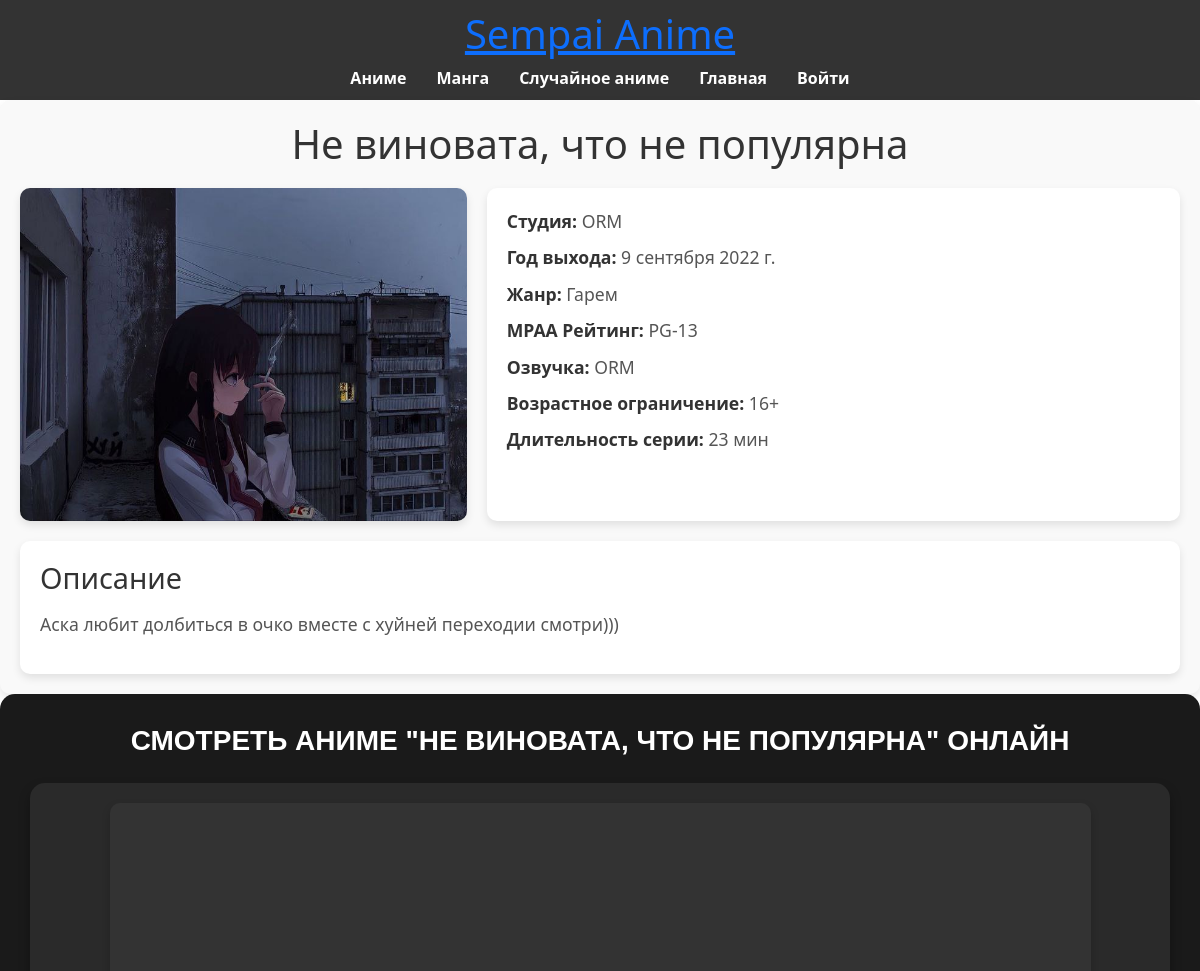
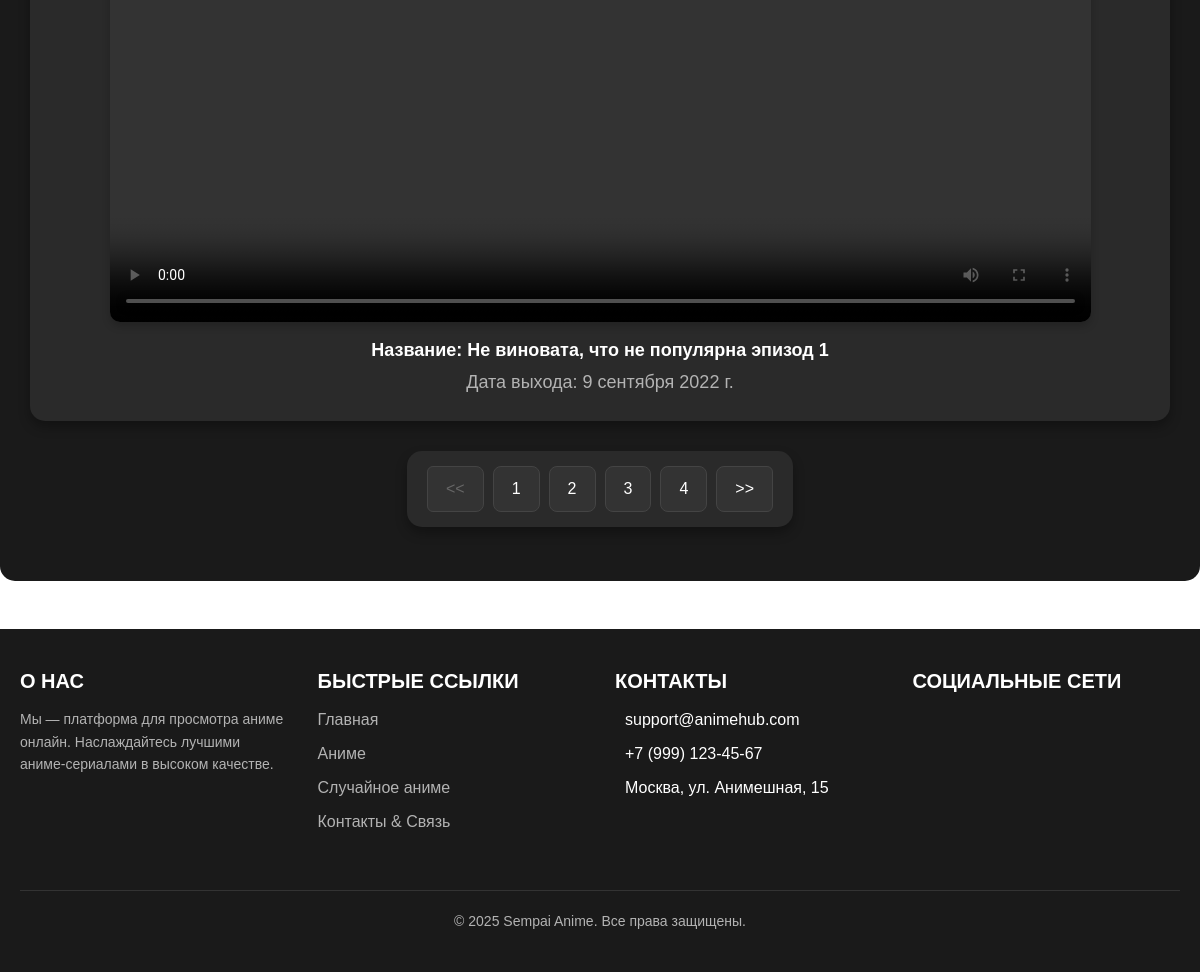
The page /show_anime/ne-vinovata-chto-ne-populyarna/ on the database as committed earlier (2 pictures, top to bottom).
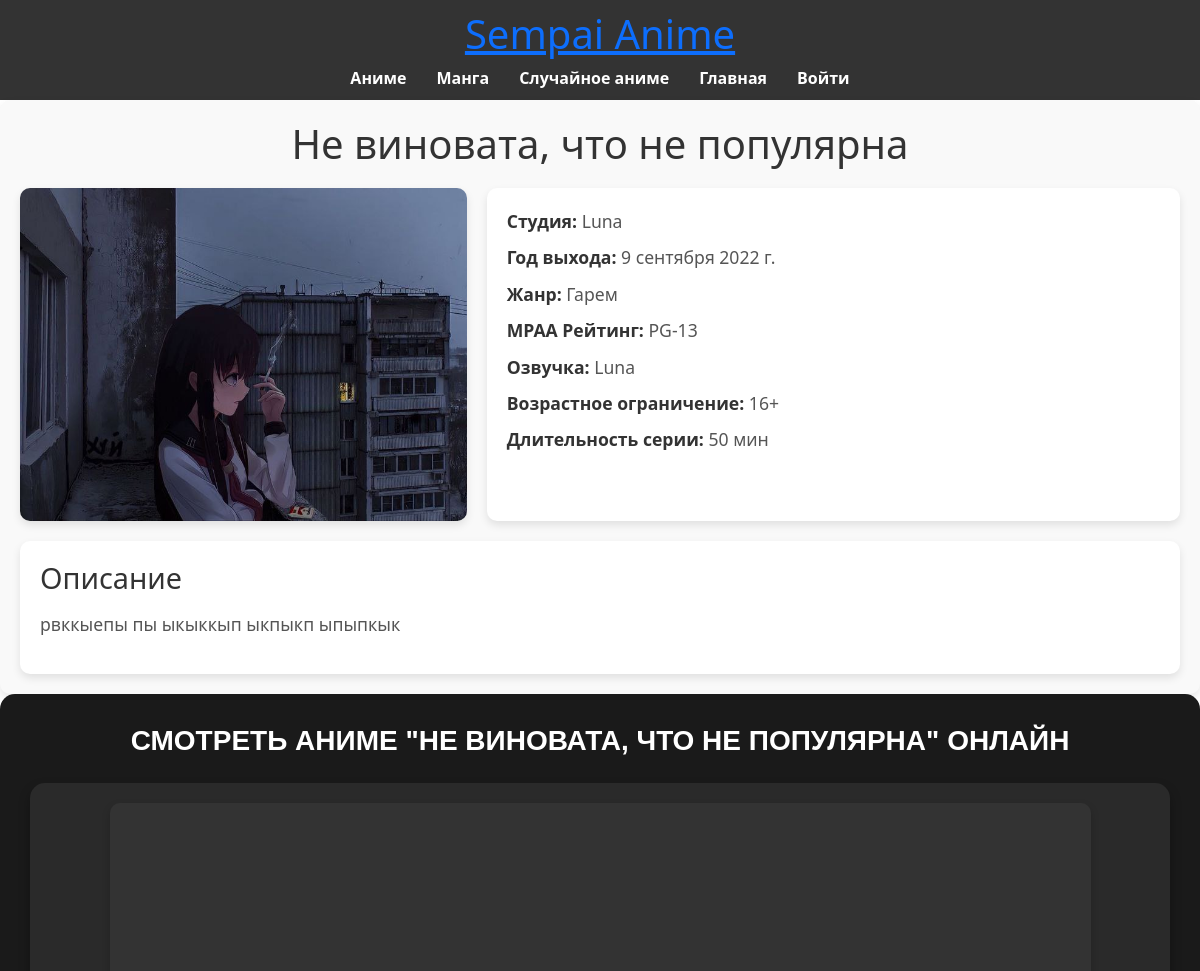
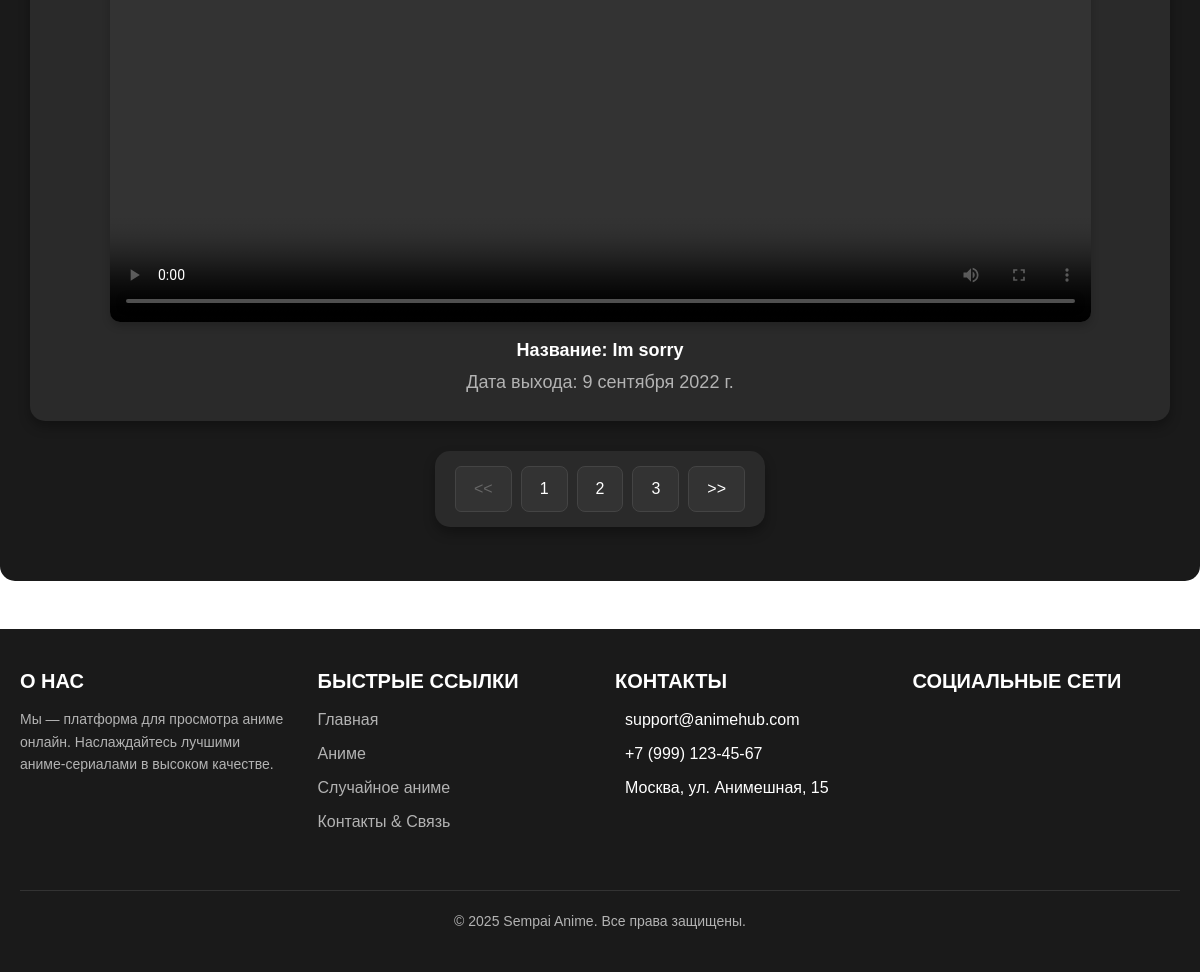
The same page on the database as committed later (2 pictures, top to bottom).
### animes/models.py (models this page shows, shortened)
class Anime(models.Model):
    name = models.CharField(max_length=100, unique=True, verbose_name='Название аниме')
    slug = models.SlugField(max_length=200, unique=True, blank=True, null=True, verbose_name='URL')
    genre = models.ForeignKey(to=Genres, on_delete=models.CASCADE, verbose_name='Жанр')
    release_date = models.DateField(verbose_name='Дата выпуска', blank=True, null=True)
    study = models.ForeignKey(to=Study, on_delete=models.CASCADE, verbose_name='Студия')
    image = models.ImageField(upload_to='anime_images/', verbose_name='Изображение')
    description = models.TextField(verbose_name='Описание', blank=True, null=True)
    mpaa = models.CharField(max_length=100, blank=True, null=True, verbose_name='MPAA')
    age_limit = models.CharField(max_length=100, blank=True, verbose_name='Возрастное ограничение', null=True)
    lang = models.CharField(max_length=100, blank=True, verbose_name='Длительность серии', null=True)

class Study(models.Model):
    name = models.CharField(max_length=100, unique=True, verbose_name='Студия Создатель')
    slug = models.SlugField(max_length=200, unique=True, blank=True, null=True, verbose_name='URL')
    def __str__(self):
        return self.name

class AnimeTitle(models.Model):
    name = models.CharField(max_length=150, unique=True, verbose_name='Тайтл')
    slug = models.SlugField(max_length=200, unique=True, blank=True, null=True, verbose_name='URL')
    genre = models.ForeignKey(to=Genres, on_delete=models.CASCADE, verbose_name='Жанр')
    release_date = models.DateField(verbose_name='Дата выпуска', blank=True, null=True)
    image = models.ImageField(upload_to='anime_images/', verbose_name='Изображение')
    mpaa = models.CharField(max_length=100, blank=True, null=True, verbose_name='MPAA')
    description = models.TextField(verbose_name='Описание', blank=True, null=True)
    voice = models.ForeignKey(to=Voice, on_delete=models.CASCADE, verbose_name='Озвучка')
    study = models.ForeignKey(to=Study, on_delete=models.CASCADE, verbose_name='Студия')
    age_limit = models.CharField(max_length=100, blank=True, verbose_name='Возрастное ограничение', null=True)
    status = models.CharField(max_length=100, blank=True, verbose_name='Статус', null=True)
    lang = models.CharField(max_length=100, blank=True, verbose_name='Длительность серии', null=True)
    year = models.DateField()
    anime = models.ForeignKey(to=Anime, on_delete=models.CASCADE, verbose_name='Аниме (отношение)', related_name='episodes')
    episode_numer = models.IntegerField()
    vidio_file = models.FileField(
        upload_to='videos/',
        validators=[
            FileExtensionValidator(['mp4', 'avi', 'wmv', 'flv', 'webm'])
        ]
    )
    uploaded_at = models.DateField(auto_now_add=True)
    class Meta:
        ordering = ("id",)

class Genres(models.Model):
    name = models.CharField(max_length=100, unique=True, verbose_name='Жанр аниме')
    slug = models.SlugField(max_length=200, unique=True, blank=True, null=True, verbose_name='URL')
    def __str__(self):
        return self.name

### animes/views.py (the view)
# urls.py: path('<slug:anime_slug>/', single_anime_detail, name='anime_show'),
def single_anime_detail(request, anime_slug, page=1):
    anime = get_object_or_404(Anime, slug=anime_slug)
    episodes = anime.episodes.all()
    paginator = Paginator(episodes, 1) # 10 серий на страницу
    current_page = paginator.page(page)
    context = {
        'titile': 'Sempai Anime',
        'anime': anime,
        'episodes': current_page,
        'slug_url': anime_slug
    }
    return render(request, 'animes/single_anime_title.html', context)

### animes/context_processors.py (called while the page is built)
def random_anime(request):
    return {
        'random_anime': Anime.objects.order_by('?').first()
    }

### animes/templates/animes/single_anime_title.html (shortened to what this page needs)
{% extends 'app/base.html' %}
{% load static %}
{% block content %}
    <section class="anime-detail">
        <div class="anime-detail__container">
            <h1 class="anime-detail__title">{{ anime.name }}</h1>
            <div class="anime-detail__content">
                <div class="anime-detail__poster">
                    <img src="{{ anime.image.url }}" alt="{{ anime.name }}" class="anime-detail__image">
                </div>
                <div class="anime-detail__info">
                    <p class="anime-detail__info-item"><strong>Студия:</strong> {{ anime.study }}</p>
                    <p class="anime-detail__info-item"><strong>Год выхода:</strong> {{ anime.release_date }}</p>
                    <p class="anime-detail__info-item"><strong>Жанр:</strong> {{ anime.genre }}</p>
                    <p class="anime-detail__info-item"><strong>MPAA Рейтинг:</strong> {{ anime.mpaa }}</p>
                    <p class="anime-detail__info-item"><strong>Озвучка:</strong> {{ anime.study }}</p>
                    <p class="anime-detail__info-item"><strong>Возрастное ограничение:</strong> {{ anime.age_limit }}</p>
                    <p class="anime-detail__info-item"><strong>Длительность серии:</strong> {{ anime.lang }}</p>
                </div>
            </div>
            <div class="anime-detail__description">
                <h2 class="anime-detail__description-title">Описание</h2>
                <p class="anime-detail__description-text">{{ anime.description }}</p>
            </div>
        </div>
    </section>
    <section>
        <div class="show_video_dark">
    <h1>Смотреть аниме "{{ anime.name }}" онлайн</h1>
    {% for ep in episodes %}
        <div class="video-container">
            <video width="981" height="551" controls>
                <source src="{{ ep.vidio_file.url }}" type="video/mp4">
            </video>
            <div class="episode-info">
                <p class="episode-name">Название: {{ ep.name }}</p>
                <p class="episode-date">Дата выхода: {{ ep.release_date }}</p>
            </div>
        </div>
    {% endfor %}
    <nav aria-label="Page navigation example">
        <ul class="pagination justify-content-center my-4">
            <div class="custom-shadow d-flex">
                <li class="page-item {% if not episodes.has_previous %}disabled{% endif %}">
                    <a class="page-link" href="
                        {% if episodes.has_previous %}
                            {% url 'animes:anime_episode' slug_url episodes.previous_page_number %}
                        {% else %}
                            #
                        {% endif %}"><<</a>
                </li>
                {% for page in episodes.paginator.page_range %}
                    <li class="page-item"><a class="page-link" href="{% url 'animes:anime_episode' slug_url page %}">{{ page }}</a></li>
                {% endfor %}
                <li class="page-item {% if not episodes.has_next %}disabled{% endif %}">
                    <a class="page-link" href="
                        {% if episodes.has_next %}
                            {% url 'animes:anime_episode' slug_url episodes.next_page_number %}
                        {% else %}
                            #
                        {% endif %}">>></a>
                </li>
            </div>
        </ul>
    </nav>
</div>
    </section>
{% endblock %}

Rows that differ between the two databases and show on the page:
changed Anime "Не виновата, что не популярна": study "ORM" → "Luna"; lang "23 мин" → "50 мин"; description "Аска любит долбиться в очко вместе с хуйней переходии смотри)))" → "рвккыепы пы ыкыккып ыкпыкп ыпыпкык"
changed AnimeTitle: name "Не виновата, что не популярна эпизод 1" → "Im sorry"
Other text that changed with them:
list line gone: "4"
